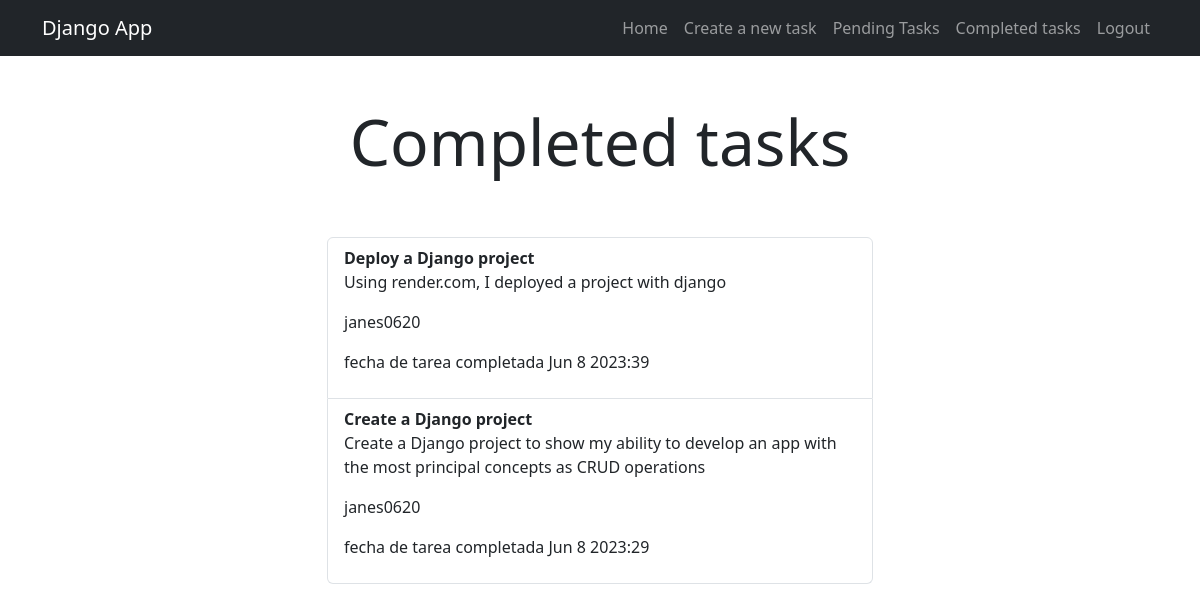
The page /tasks/completed (signed in) on the database as committed earlier.
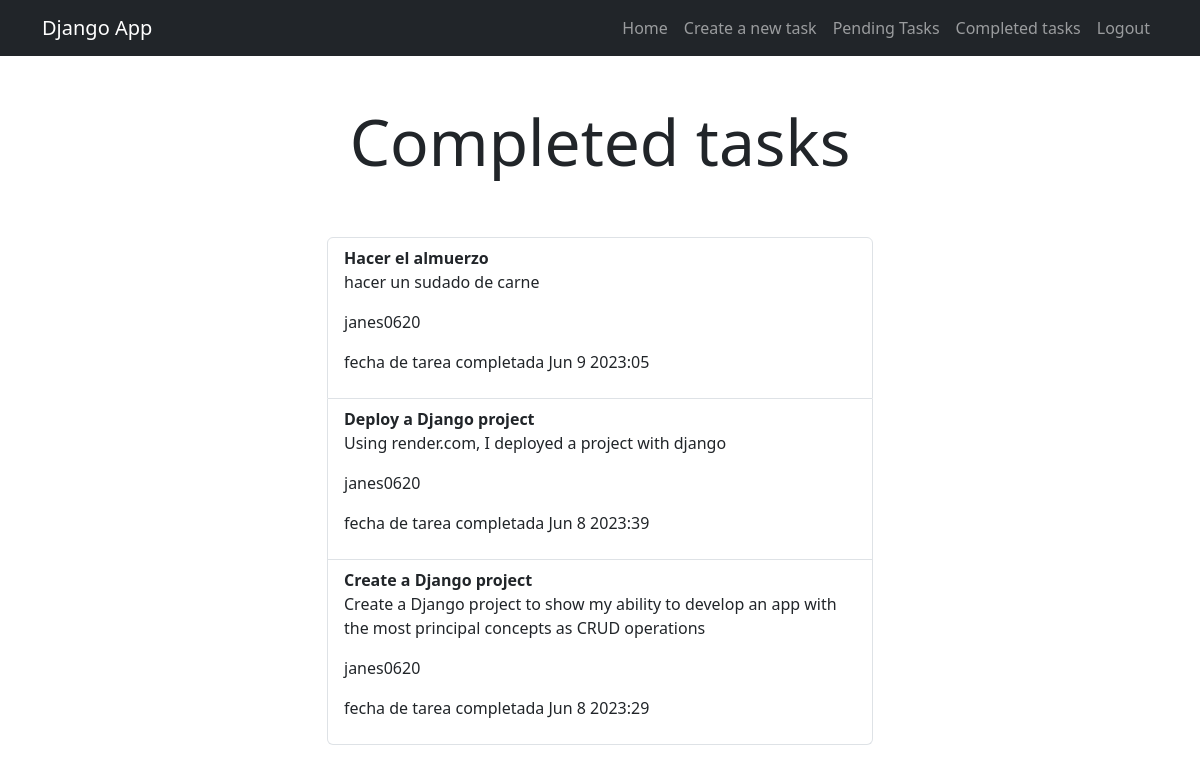
The same page on the database as committed later.
### tasks/models.py (models this page shows, shortened)
class Task (models.Model):
    title = models.CharField (max_length=100)
    description = models.TextField (blank=True)
    created = models.DateTimeField (auto_now_add=True)
    date_completed = models.DateTimeField(null=True, blank=True)
    important = models.BooleanField (default=False)
    user = models.ForeignKey (User, on_delete=models.CASCADE)

### tasks/views.py (the view)
@login_required ()
def tasks_completed (request):
    tasks = Task.objects.filter (user=request.user, date_completed__isnull=False).order_by ("-date_completed")
    return render (request, "tasks_completed.html", {
        "tasks":tasks
    })

### tasks/templates/tasks_completed.html
{% extends 'base.html' %} {% block content %}
<main class="container">
  <div class="row">
      <div class="col-md-6 offset-md-3">
        <h1 class="text-center display-3 py-5">Completed tasks</h1>
          <ul class="list-group">
            {% for task in tasks %}
              <li class="list-group-item">
                 <strong>{{task.title}}</strong>
                  <p>{{task.description}}</p>
                  <p>{{task.user.username}}</p>
                  <p> fecha de tarea completada {{task.date_completed|date:'M j Y:i'}}</p>
              </li>
            {% endfor %}
          </ul>
      </div>
  </div>
</main>
{% endblock %}

Rows that differ between the two databases and show on the page:
added Task: title "Hacer el almuerzo", description "hacer un sudado de carne", user.username "janes0620", date_completed "Jun 9 2023:05"
